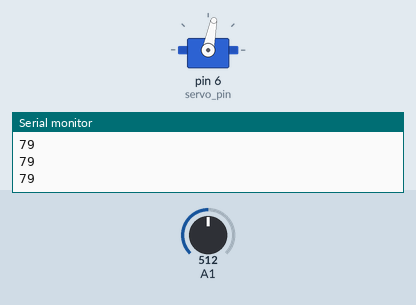
Simulated run of this sketch. Board: Arduino Uno, built with avr-gcc and run on an emulated ATmega328P. Parts: servo, the last lines printed to the serial monitor. The test bench sets the inputs (shaded band); at power-on: A1 = 512.

Above: at 1.2 s.
1.3 s: A1 set to 716
At 1.9 s:
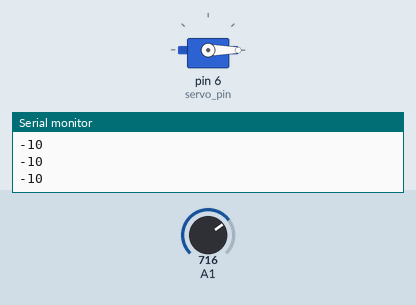
2.8 s: A1 set to 511
At 3.1 s:
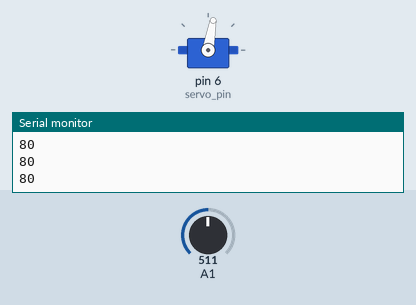
4.3 s: A1 set to 306
At 5.4 s:
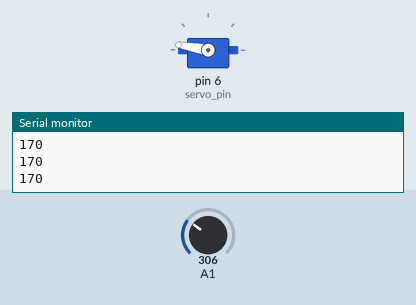
5.8 s: A1 set to 122
At 6.6 s:
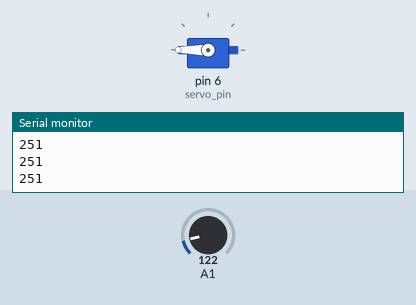
7.3 s: A1 set to 900
At 7.7 s:
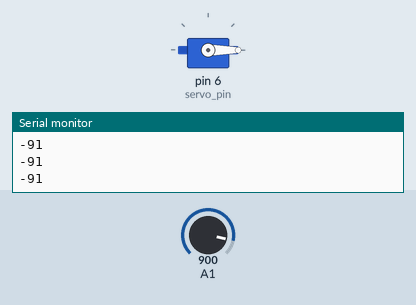
8.8 s: A1 set to 0
At 9.9 s:
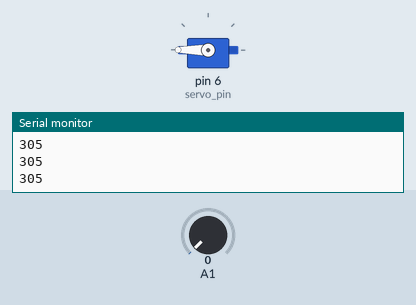
Timing chart, 0 to 11.3 s (numbered marks = the images above; inputs shaded):
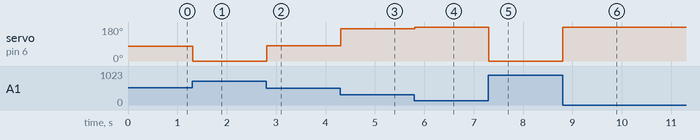

The sketch:

flex_sensor.ino
```cpp
#include <Servo.h> //to use servo facility we need to add this library header file.

int servo_pin = 6;

Servo myservo;  // servo is a class and myservo is a object.
void setup()
{
    Serial.begin(9600);
    myservo.attach(servo_pin); // introduce to the myservo object 6 no pin is for servo motor.
}

void loop()
{
    int sensor = angle_value();
    Serial.println(sensor);
    myservo.write(sensor); // write the andgle.
}

int angle_value() {
    int sensor_read = analogRead(A1);
    int angle = map(sensor_read, 693, 285, 0, 180);
    return angle;
}
```

Measured:
- after the input at 1.3 s, servo on pin 6 (servo_pin): 79° → 0° at once
- after the input at 2.8 s, servo on pin 6 (servo_pin): 0° → 80° at once
- after the input at 4.3 s, servo on pin 6 (servo_pin): 80° → 170° at once
- after the input at 5.8 s, servo on pin 6 (servo_pin): 170° → 180° at once
- after the input at 7.3 s, servo on pin 6 (servo_pin): 180° → 0° at once
- after the input at 8.8 s, servo on pin 6 (servo_pin): 0° → 180° at once
